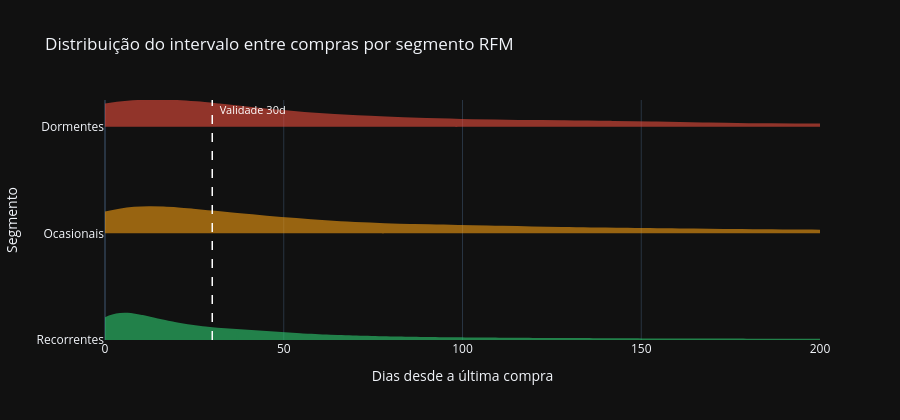

Here is the notebook cell this chart was saved with:
### Markdown cell above
1. Onde está a massa em relação à janela de 30 dias?

### Code cell
SEGMENTOS = ["Recorrentes", "Ocasionais", "Dormentes"]
CORES     = {"Recorrentes": "#2ECC71", "Ocasionais": "#F39C12", "Dormentes": "#E74C3C"}
VALIDADE    = 30

# ── Base: apenas pedidos com compra anterior ──────────────────────────────────
df_plot = df_pedidos.dropna(subset=["days_since_last"]).copy()

# ── Fig 1 — Distribuição de days_since_last por segmento ─────────────────────
fig1 = go.Figure()

for seg in SEGMENTOS:
    dados = df_plot.loc[df_plot["segmento"] == seg, "days_since_last"]
    fig1.add_trace(go.Violin(
        x       = dados,
        name    = seg,
        line_color      = CORES[seg],
        fillcolor       = CORES[seg],
        opacity         = 0.6,
        orientation     = "h",
        side            = "positive",
        meanline_visible= True,
        points          = False,
    ))

fig1.add_vline(
    x           = VALIDADE,
    line_dash   = "dash",
    line_color  = "#FFFFFF",
    line_width  = 1.5,
    annotation_text     = f"  Validade {VALIDADE}d",
    annotation_font     = dict(color="#FFFFFF", size=11),
    annotation_position = "top right",
)

fig1.update_layout(
    title       = "Distribuição do intervalo entre compras por segmento RFM",
    xaxis_title = "Dias desde a última compra",
    yaxis_title = "Segmento",
    template    = "plotly_dark",
    height      = 420,
    showlegend  = False,
    xaxis       = dict(range=[0, 200]),
)

fig1.show()

### Figure 1 — Plotly figure (JSON) as saved in the notebook; plotly's stock layout.template omitted (floating-point values rounded to 4 significant figures; data arrays with more than 128 entries replaced by an {"elided": "..."} marker saying what was removed)
{"data": [{"fillcolor": "#2ECC71", "line": {"color": "#2ECC71"}, "meanline": {"visible": true}, "name": "Recorrentes", "opacity": 0.6, "orientation": "h", "points": false, "side": "positive", "type": "violin", "x": {"elided": "18386 int values"}}, {"fillcolor": "#F39C12", "line": {"color": "#F39C12"}, "meanline": {"visible": true}, "name": "Ocasionais", "opacity": 0.6, "orientation": "h", "points": false, "side": "positive", "type": "violin", "x": {"elided": "7441 int values"}}, {"fillcolor": "#E74C3C", "line": {"color": "#E74C3C"}, "meanline": {"visible": true}, "name": "Dormentes", "opacity": 0.6, "orientation": "h", "points": false, "side": "positive", "type": "violin", "x": {"elided": "2187 int values"}}], "layout": {"annotations": [{"font": {"color": "#FFFFFF", "size": 11}, "showarrow": false, "text": "  Validade 30d", "x": 30, "xanchor": "left", "xref": "x", "y": 1, "yanchor": "top", "yref": "y domain"}], "height": 420, "shapes": [{"line": {"color": "#FFFFFF", "dash": "dash", "width": 1.5}, "type": "line", "x0": 30, "x1": 30, "xref": "x", "y0": 0, "y1": 1, "yref": "y domain"}], "showlegend": false, "title": {"text": "Distribuição do intervalo entre compras por segmento RFM"}, "xaxis": {"range": [0, 200], "title": {"text": "Dias desde a última compra"}}, "yaxis": {"title": {"text": "Segmento"}}}}
